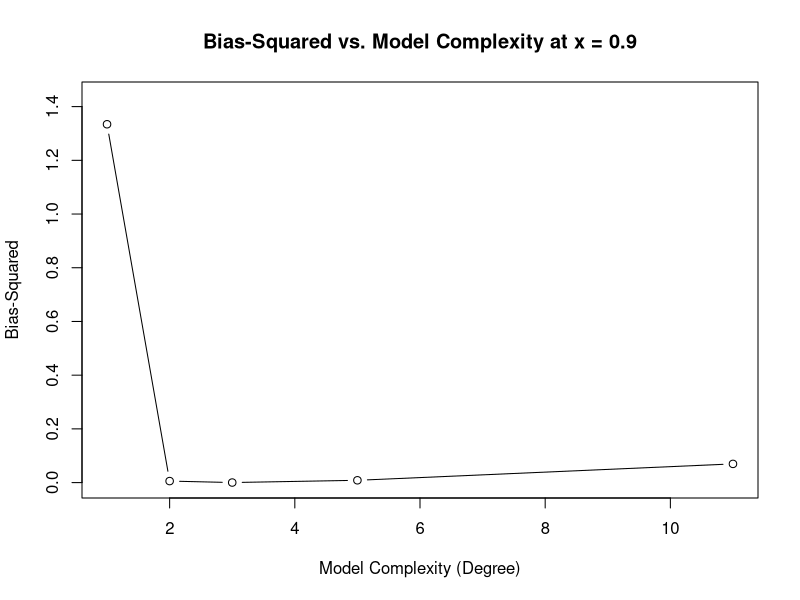
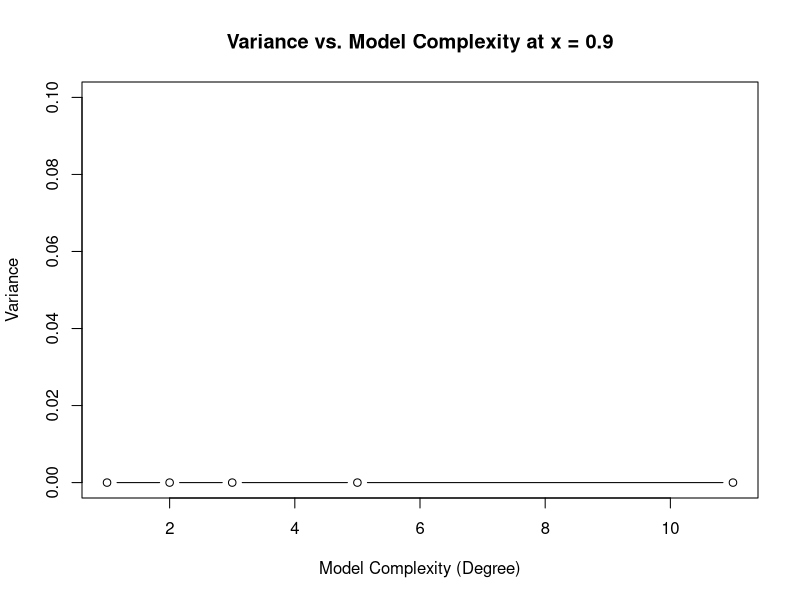

Reproduce these figures in R, in order.
#Neha Maddali Midterm 1
#110122037
#DS303
#9/22/23

######### Problem 2 ###########
set.seed(1)
n=100
x = runif(n, min=0, max=2)
error=rnorm(n,0,1)
y = 4 + x + x^2 + x^3 + error
train_set = data.frame(x,y)

M1 = lm(y~x, data = train_set)
M2 = lm(y~poly(x,degree=2), data = train_set)
M3 = lm(y~poly(x,degree=3), data = train_set)
M4 = lm(y~poly(x,degree=5), data = train_set)
M5 = lm(y~poly(x,degree=11), data = train_set)


######### Problem 2.1 ###########
num_simulations = 1000
n = 100
x_pred = 0.9
predicted_values = matrix(NA, nrow=num_simulations, ncol=5)

for(i in 1: num_simulations){
  x = runif(n, min=0, max=2)
  error = rnorm(n, 0, 1)
  y = 4 + x + x^2 + x^3 + error
  train_set = data.frame(x, y)
  
  M1 = lm(y~x, data = train_set)
  M2 = lm(y~poly(x,degree=2), data = train_set)
  M3 = lm(y~poly(x,degree=3), data = train_set)
  M4 = lm(y~poly(x,degree=5), data = train_set)
  M5 = lm(y~poly(x,degree=11), data = train_set)
  
  predicted_values[i, 1] = predict(M1, newdata = data.frame(x = x_pred))
  predicted_values[i, 2] = predict(M2, newdata = data.frame(x = x_pred))
  predicted_values[i, 3] = predict(M3, newdata = data.frame(x = x_pred))
  predicted_values[i, 4] = predict(M4, newdata = data.frame(x = x_pred))
  predicted_values[i, 5] = predict(M5, newdata = data.frame(x = x_pred))
}

head(predicted_values)

######### Problem 2.2 ###########
bias_squared_values = numeric(5)
complexities = c(1, 2, 3, 5, 11)  # Corresponding to M1 to M5
x_pred = 0.9

for (i in 1:5) {
  current_model = lm(y ~ poly(x, degree = complexities[i]), data = train_set)
  predicted_value = predict(current_model, newdata = data.frame(x = x_pred))
  bias_squared = (predicted_value - (4 + x_pred + x_pred^2 + x_pred^3))^2  # True population value
  bias_squared_values[i] = bias_squared
}
plot(complexities, bias_squared_values, type = "b", 
     xlab = "Model Complexity (Degree)", ylab = "Bias-Squared",
     main = "Bias-Squared vs. Model Complexity at x = 0.9",
     xlim = c(1, 11), ylim = c(0, max(bias_squared_values) + 0.1))

######### Problem 2.3 ###########
variance_values = numeric(5)
complexities = c(1, 2, 3, 5, 11)  # Corresponding to M1 to M5
x_pred = 0.9

for (i in 1:5) {
  current_model = lm(y ~ poly(x, degree = complexities[i]), data = train_set)
  num_simulations = 1000  # Number of simulations
  predicted_values = numeric(num_simulations)
  
  for (j in 1:num_simulations) {
    x_sim = runif(n, min = 0, max = 2)
    error_sim = rnorm(n, 0, 1)
    y_sim = 4 + x_sim + x_sim^2 + x_sim^3 + error_sim
    train_set_sim = data.frame(x_sim, y_sim)
    
    predicted_value = predict(current_model, newdata = data.frame(x = x_pred))
    predicted_values[j] = predicted_value
  }
  variance_value = var(predicted_values)
  variance_values[i] = variance_value
}
plot(complexities, variance_values, type = "b", 
     xlab = "Model Complexity (Degree)", ylab = "Variance",
     main = "Variance vs. Model Complexity at x = 0.9",
     xlim = c(1, 11), ylim = c(0, max(variance_values) + 0.1))


######### Problem 2.5 ###########
set.seed(1)
n_test = 100
x_test = runif(n_test, min = 0, max = 2)
expected_test_mse = numeric(5)

# Loop through each model complexity
for (i in 1:5) {
  test_mse_values = numeric(1000)  # Number of simulations
  
  for (j in 1:1000) {
    error_test = rnorm(n_test, 0, 1)
    y_test = 4 + x_test + x_test^2 + x_test^3 + error_test
    current_model = lm(y ~ poly(x, degree = i), data = train_set)
    predicted_values = predict(current_model, newdata = data.frame(x = x_test))
    test_mse = mean((y_test - predicted_values)^2)
    test_mse_values[j] = test_mse
  }
  expected_test_mse[i] = mean(test_mse_values)
}
expected_test_mse

######### Problem 2.7 ###########
irreducible_error_estimates = numeric(5)

for (i in 1:5) {
  current_model = lm(y ~ poly(x, degree = i), data = train_set)
  residuals = residuals(current_model)
  irreducible_error_estimate = var(residuals) #caculate variance
  
  # Store the irreducible error estimate for the current model
  irreducible_error_estimates[i] = irreducible_error_estimate
}
irreducible_error_estimates



